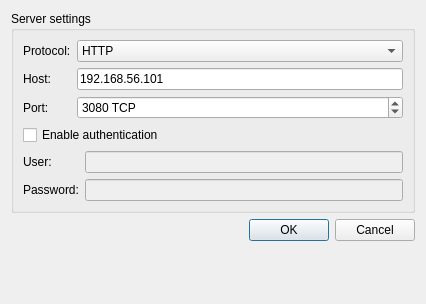
<?xml version="1.0" encoding="UTF-8"?>
<ui version="4.0">
 <class>NewServerDialog</class>
 <widget class="QDialog" name="NewServerDialog">
  <property name="geometry">
   <rect>
    <x>0</x>
    <y>0</y>
    <width>426</width>
    <height>304</height>
   </rect>
  </property>
  <property name="windowTitle">
   <string>New server</string>
  </property>
  <layout class="QVBoxLayout" name="verticalLayout">
   <item>
    <widget class="QGroupBox" name="groupBox">
     <property name="title">
      <string>Server settings</string>
     </property>
     <layout class="QGridLayout" name="gridLayout">
      <item row="0" column="0">
       <widget class="QLabel" name="uiServerProtocolLabel">
        <property name="text">
         <string>Protocol:</string>
        </property>
       </widget>
      </item>
      <item row="0" column="1" colspan="2">
       <widget class="QComboBox" name="uiServerProtocolComboBox">
        <property name="sizePolicy">
         <sizepolicy hsizetype="Expanding" vsizetype="Fixed">
          <horstretch>0</horstretch>
          <verstretch>0</verstretch>
         </sizepolicy>
        </property>
        <property name="currentText" stdset="0">
         <string>HTTP</string>
        </property>
        <item>
         <property name="text">
          <string>HTTP</string>
         </property>
        </item>
        <item>
         <property name="text">
          <string>HTTPS</string>
         </property>
        </item>
       </widget>
      </item>
      <item row="1" column="0">
       <widget class="QLabel" name="uiServerHostLabel">
        <property name="text">
         <string>Host:</string>
        </property>
       </widget>
      </item>
      <item row="1" column="1" colspan="2">
       <widget class="QLineEdit" name="uiServerHostLineEdit">
        <property name="text">
         <string>192.168.56.101</string>
        </property>
       </widget>
      </item>
      <item row="2" column="0">
       <widget class="QLabel" name="uiServerPortLabel">
        <property name="text">
         <string>Port:</string>
        </property>
       </widget>
      </item>
      <item row="2" column="1" colspan="2">
       <widget class="QSpinBox" name="uiServerPortSpinBox">
        <property name="sizePolicy">
         <sizepolicy hsizetype="Expanding" vsizetype="Fixed">
          <horstretch>0</horstretch>
          <verstretch>0</verstretch>
         </sizepolicy>
        </property>
        <property name="suffix">
         <string notr="true"> TCP</string>
        </property>
        <property name="maximum">
         <number>65535</number>
        </property>
        <property name="value">
         <number>3080</number>
        </property>
       </widget>
      </item>
      <item row="3" column="0" colspan="3">
       <widget class="QCheckBox" name="uiEnableAuthenticationCheckBox">
        <property name="text">
         <string>Enable authentication</string>
        </property>
       </widget>
      </item>
      <item row="4" column="0" colspan="2">
       <widget class="QLabel" name="uiServerUserLabel">
        <property name="text">
         <string>User:</string>
        </property>
       </widget>
      </item>
      <item row="4" column="2">
       <widget class="QLineEdit" name="uiServerUserLineEdit">
        <property name="enabled">
         <bool>false</bool>
        </property>
        <property name="toolTip">
         <string/>
        </property>
       </widget>
      </item>
      <item row="5" column="0" colspan="2">
       <widget class="QLabel" name="uiServerPasswordLabel">
        <property name="text">
         <string>Password:</string>
        </property>
       </widget>
      </item>
      <item row="5" column="2">
       <widget class="QLineEdit" name="uiServerPasswordLineEdit">
        <property name="enabled">
         <bool>false</bool>
        </property>
        <property name="inputMethodHints">
         <set>Qt::ImhHiddenText|Qt::ImhNoAutoUppercase|Qt::ImhNoPredictiveText</set>
        </property>
        <property name="echoMode">
         <enum>QLineEdit::Password</enum>
        </property>
       </widget>
      </item>
     </layout>
    </widget>
   </item>
   <item>
    <widget class="QDialogButtonBox" name="buttonBox">
     <property name="orientation">
      <enum>Qt::Horizontal</enum>
     </property>
     <property name="standardButtons">
      <set>QDialogButtonBox::Cancel|QDialogButtonBox::Ok</set>
     </property>
    </widget>
   </item>
   <item>
    <spacer name="verticalSpacer">
     <property name="orientation">
      <enum>Qt::Vertical</enum>
     </property>
     <property name="sizeHint" stdset="0">
      <size>
       <width>20</width>
       <height>21</height>
      </size>
     </property>
    </spacer>
   </item>
  </layout>
 </widget>
 <resources/>
 <connections>
  <connection>
   <sender>buttonBox</sender>
   <signal>accepted()</signal>
   <receiver>NewServerDialog</receiver>
   <slot>accept()</slot>
   <hints>
    <hint type="sourcelabel">
     <x>248</x>
     <y>254</y>
    </hint>
    <hint type="destinationlabel">
     <x>157</x>
     <y>274</y>
    </hint>
   </hints>
  </connection>
  <connection>
   <sender>buttonBox</sender>
   <signal>rejected()</signal>
   <receiver>NewServerDialog</receiver>
   <slot>reject()</slot>
   <hints>
    <hint type="sourcelabel">
     <x>316</x>
     <y>260</y>
    </hint>
    <hint type="destinationlabel">
     <x>286</x>
     <y>274</y>
    </hint>
   </hints>
  </connection>
 </connections>
</ui>
